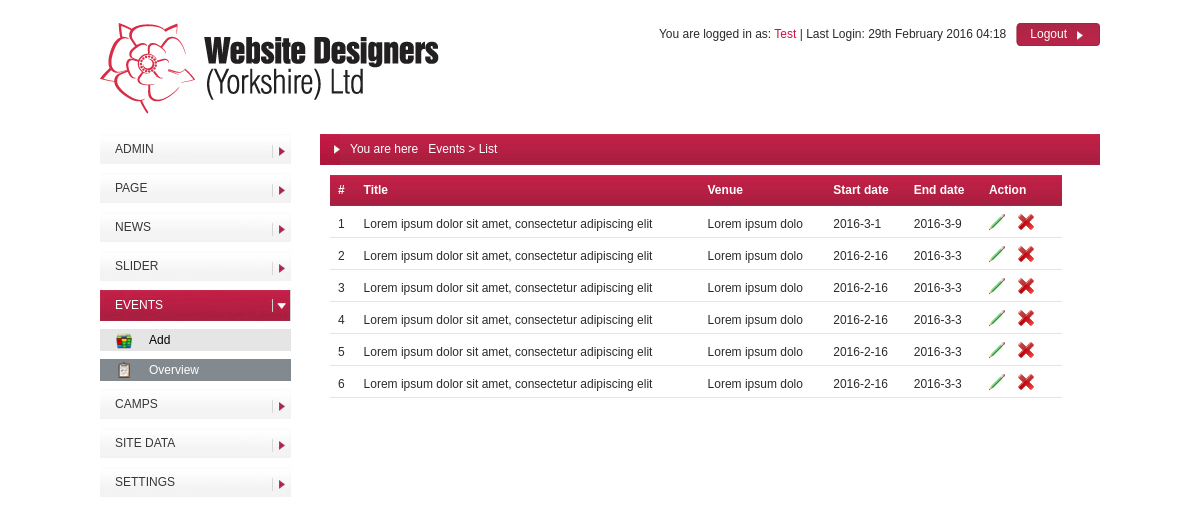
Page /admin/control-panel.php?module=events&action=list (signed in) on the committed database.
### tables this page shows
CREATE TABLE IF NOT EXISTS `events` (
  `id` int(11) NOT NULL,
  `title` varchar(256) DEFAULT NULL,
  `description` text,
  `start_date` varchar(16) DEFAULT NULL,
  `start_time` varchar(16) DEFAULT NULL,
  `end_date` varchar(16) DEFAULT NULL,
  `end_time` varchar(16) DEFAULT NULL,
  `venue` varchar(16) DEFAULT NULL
);

### admin/includes/functions/database.php (called while the page is built, shortened)
<?php
function table_fetch_rows($table, $where = '', $order_by = '', $limit_from = 0, $limit_to = 0)
{
	global $db;
	$sql = sprintf('SELECT * FROM %s', $table);
	$r = mysql_query($sql, $db) or die(mysql_error($db));
	$rows = array();
	while ($row = mysql_fetch_assoc($r)) {
		$rows[] = $row;
	}
	return $rows;
}
?>

### admin/modules/events/list.php (the view, shortened to what this page needs)
<?php
$data = table_fetch_rows('events');
?>
<table class="list">
    <thead>
    <tr>
        <th>#</th>
        <th>Title</th>
        <th>Venue</th>
        <th>Start date</th>
        <th>End date</th>
        <th>Action</th>
    </tr>
    </thead>
    <tbody>
    <?php foreach ($data as $k => $d) { ?>
        <tr>
            <td><?php echo 1 + $k; ?></td>
            <td><?php echo $d['title']; ?></td>
            <td><?php echo $d['venue']; ?></td>
            <td><?php echo $d['start_date']; ?></td>
            <td><?php echo $d['end_date']; ?></td>
            <td>
                <a href="?module=events&action=form&id=<?php echo $d['id']; ?>" class="operation operation-edit"></a>
                <a href="#" data-id="<?php echo $d['id']; ?>" class="operation operation-delete"></a>
            </td>
        </tr>
    <?php } ?>
    </tbody>
</table>

### admin/resources/css/main.css (style rules this page uses)
* { margin:0; padding:0; }
a { color:#d11140; text-decoration:none; }
body { position:relative; font-family:Tahoma, Geneva, sans-serif; font-size:12px; color:#2b2b2b; text-align:center; }
#content table { border-collapse:collapse; }
#content table td, #content table th { text-align:left; padding:8px 8px 4px 8px; }
#content table.list th { background-image:url(../images/bg-breadcrumb.jpg); background-position:left top; background-repeat:repeat-x; height:31px; padding-top:0; padding-bottom:0; line-height:31px; color:#fff; }
table.list { width:95%; }
table.list tbody tr td { border-bottom:1px solid #e5e5e5; }
.operation { display:inline-block; background-position:left top; background-repeat:no-repeat; width:16px; height:16px; margin-right:10px; cursor:pointer; }
.operation-edit,.operation-form { background-image:url(../images/icons/edit-icon.png); }
.operation-delete { background-image:url(../images/icons/delete-icon.png); }
.operation-edit { background-image:url(../images/icons/edit-icon.png); }

### rows in the picture
events: title "Lorem ipsum dolor sit amet, consectetur adipiscing elit", venue "Lorem ipsum dolo", start_date "2016-3-1", end_date "2016-3-9"
events: title "Lorem ipsum dolor sit amet, consectetur adipiscing elit", venue "Lorem ipsum dolo", start_date "2016-2-16", end_date "2016-3-3"
events: title "Lorem ipsum dolor sit amet, consectetur adipiscing elit", venue "Lorem ipsum dolo", start_date "2016-2-16", end_date "2016-3-3"
events: title "Lorem ipsum dolor sit amet, consectetur adipiscing elit", venue "Lorem ipsum dolo", start_date "2016-2-16", end_date "2016-3-3"
events: title "Lorem ipsum dolor sit amet, consectetur adipiscing elit", venue "Lorem ipsum dolo", start_date "2016-2-16", end_date "2016-3-3"
events: title "Lorem ipsum dolor sit amet, consectetur adipiscing elit", venue "Lorem ipsum dolo", start_date "2016-2-16", end_date "2016-3-3"

### other values in the picture
$_SESSION['admin']['name'] "Test"
date('jS F Y H:i', strtotime($_SESSION['admin']['last_login'])) "29th February 2016 04:18"
$text "Logout"
$module['title'] "ADMIN"
$module['title'] "PAGE"
$module['title'] "NEWS"
$module['title'] "SLIDER"
$module['title'] "EVENTS"
$item['title'] "Add"
$item['title'] "Overview"
$module['title'] "CAMPS"
$module['title'] "SITE DATA"
$module['title'] "SETTINGS"
str_replace('_', ' ', $_GET['module']) "Events"
str_replace('_', ' ', $_GET['action']) "List"
